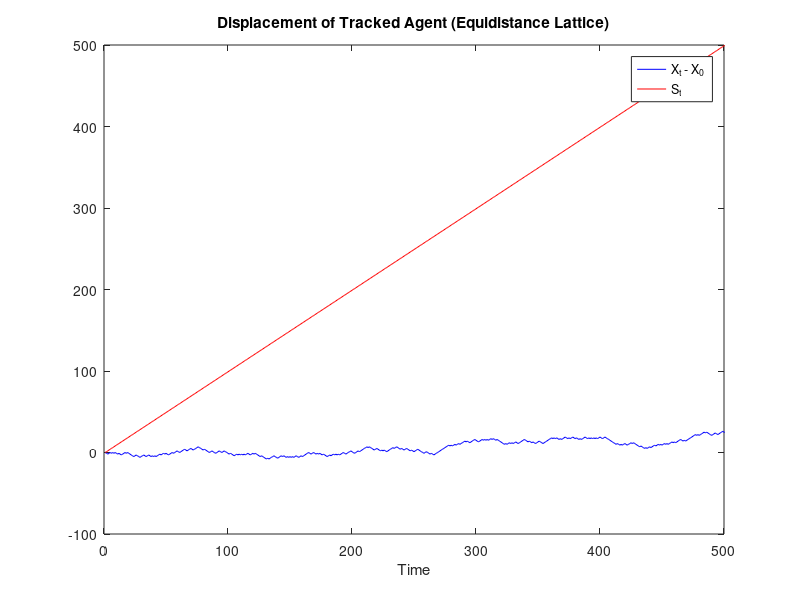

Write MATLAB code to recreate this figure. (Note: this script raises an error after producing the figure.)
clear all;
close all;
clc;

%% Load lattice information
load('equidistance_net_disp_agent.mat');

%% Update lattice information
node_pos = 0:1:199;
agent_pos = tracked_agent_position(:, 2);
agent_pos = agent_pos + 1;

%% Determine net displacement measures (incl. squared displacement)
timeSteps = max(size(tracked_agent_position));
startPosition = node_pos(agent_pos(1));
displacements = node_pos(agent_pos(:)) - startPosition;

squaredDisplacement = zeros(timeSteps, 1);

for i = 2:timeSteps
    currentDisplacement = ...
        node_pos(agent_pos(i)) - node_pos(agent_pos(i-1));
    squaredDisplacement(i:end) = squaredDisplacement(i:end) ...
        + currentDisplacement^2;
end

%% Plot net agent displacement measures
figure;

plot(displacements, 'b');
hold on;

plot(squaredDisplacement, 'r');

xlim([0 500]);
xlabel('Time');
title('Displacement of Tracked Agent (Equidistance Lattice)');
legend('X_t - X_0', 'S_t');

%% Perform linear least squares regression
x = 0:1:500;
polynomial = polyfitZero(x, squaredDisplacement, 1);
disp('-------------------------------------------');
disp('Linear least squares fit of S_t:');
disp(['Gradient: ' num2str(polynomial(1))]);
disp('Y-intercept (forced): 0');
disp('-------------------------------------------');

polynomial = polyfitZero(x, displacements, 1);
disp('-------------------------------------------');
disp('Linear least squares fit of X_t - X_0:');
disp(['Gradient: ' num2str(polynomial(1))]);
disp('Y-intercept (forced): 0');
disp('-------------------------------------------');
